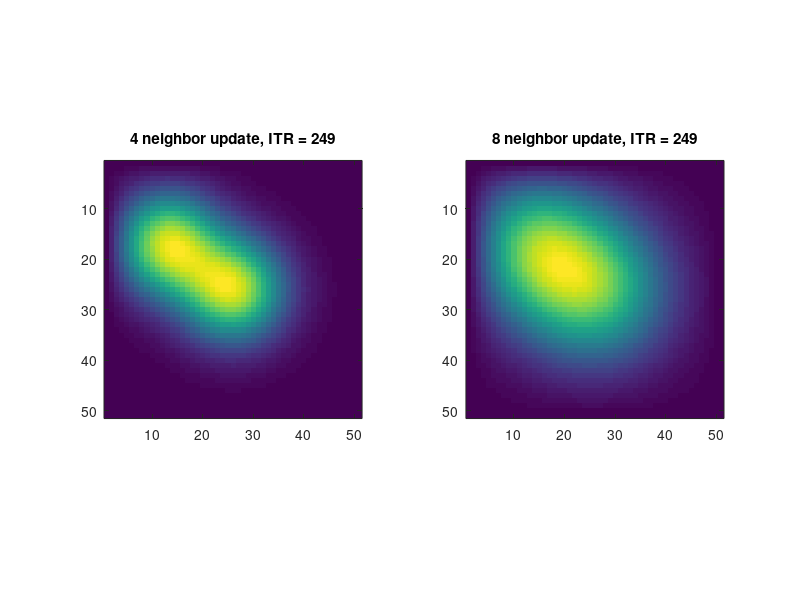

The MATLAB source for this figure:
% A simulation of the diffusion PDE numeric solution
% A comparison of two discretization methods
%
% Reza Sameni
% Apr 2021

clear
close all
clc

Lx = 51; % grid dimension 1
Ly = 51; % grid dimension 2
dx = 0.1; % in meters
dy = 0.1; % in meters

dt = 0.01; % simulation time unit
NT = 250; % total simulation time iterations

D = 1e-1; % diffusion parameter

C1 = zeros(Lx, Ly, NT); % method 1 concentration
C2 = zeros(Lx, Ly, NT); % method 2 concentration

% Ininitialization
C1(round(Lx/2), round(Ly/2), 1) = 1.0; % Point 1
C1(round(Lx/3), round(Ly/4), 1) = 1.0; % Point 2

C2(:, :, 1) = C1(:, :, 1); % both methods start with the same initial conditions

alpha_x = D * dt / dx^2;
alpha_y = D * dt / dy^2;
alpha_xy = D * dt / (dx^2 + dy^2);

% Check validity of the parameters
if((1 - 2 * alpha_x - 2 * alpha_y) < 0 || (1 - 2 * alpha_x - 2 * alpha_y - 2 * alpha_xy - 2 * alpha_xy) < 0)
    error('Stability condition for parameters not fulfilled. Make simulation time period smaller');
end

h = figure;
i = 2 : Lx - 1;
j = 2 : Ly - 1;
% Update all points using two methods
for t = 1 : NT - 1
    % 4-point neighborhood update
    C1(i, j, t + 1) = (1 - 2 * alpha_x - 2 * alpha_y) * C1(i, j, t) + alpha_x * C1(i - 1, j, t) + alpha_x * C1(i + 1, j, t) + alpha_y * C1(i, j - 1, t) + alpha_y * C1(i, j + 1, t);
    
    % 8-point neighborhood update
    C2(i, j, t + 1) = (1 - 2 * alpha_x - 2 * alpha_y - 2 * alpha_xy - 2 * alpha_xy) * C2(i, j, t) + alpha_x * C2(i - 1, j, t) + alpha_x * C2(i + 1, j, t) + alpha_y * C2(i, j - 1, t) + alpha_y * C2(i, j + 1, t) +   ...
                      alpha_xy * C2(i - 1, j - 1, t) + alpha_xy * C2(i + 1, j + 1, t) + alpha_xy * C2(i - 1, j + 1, t) + alpha_xy * C2(i + 1, j - 1, t);
    figure(h);
    subplot(121)
    imagesc(C1(:, :, t));
    axis square
    title(['4 neighbor update, ITR = ', num2str(t)]);
    
    subplot(122)
    imagesc(C2(:, :, t));
    axis square
    title(['8 neighbor update, ITR = ', num2str(t)]);
    
    pause(0.1);
end

